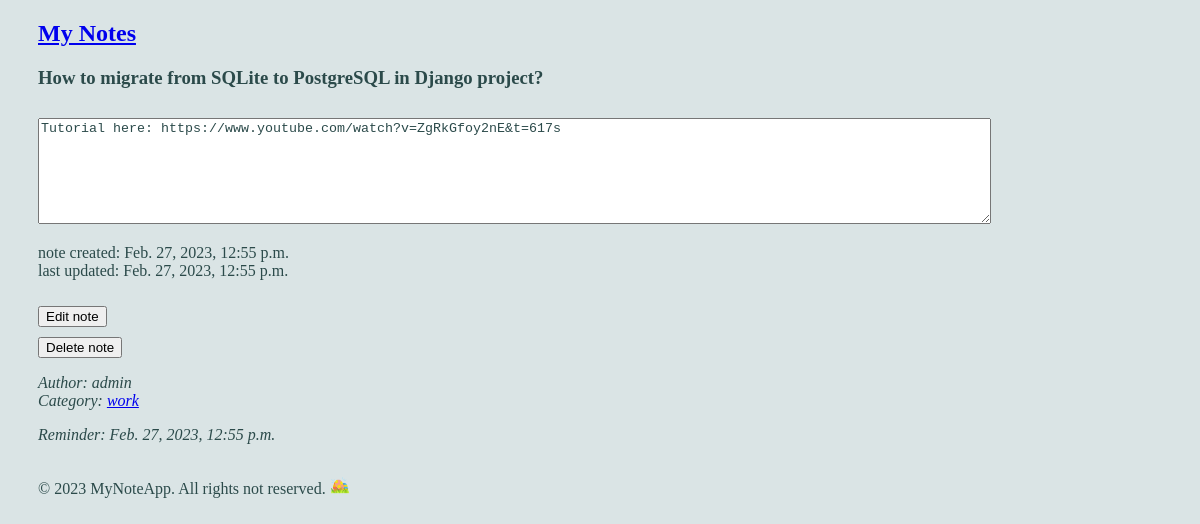
The page /note_4/ on the database as committed earlier.
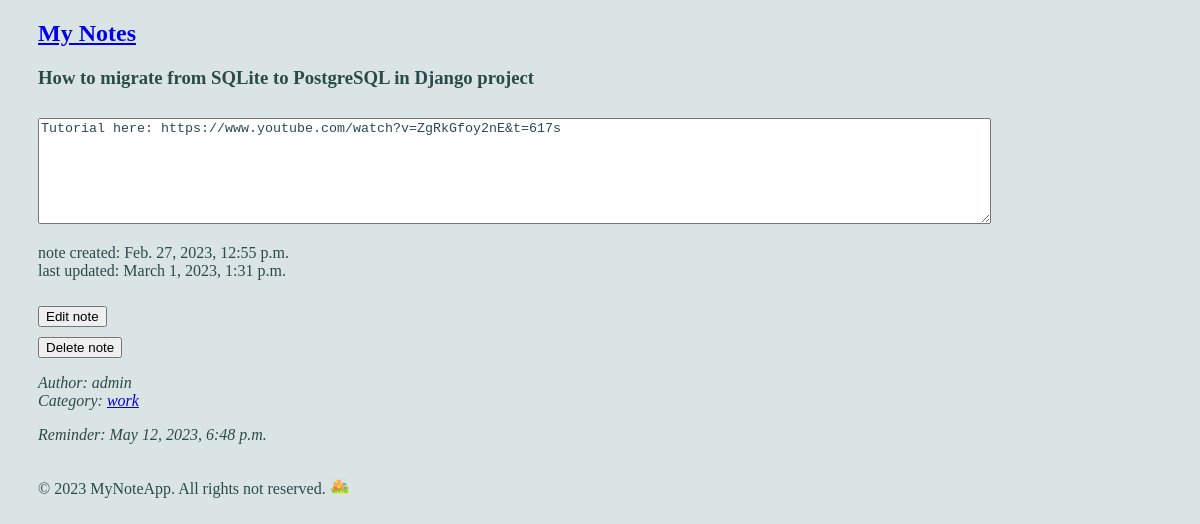
The same page on the database as committed later.
### notes/models.py (models this page shows, shortened)
class Note(models.Model):
    title = models.CharField(max_length=200)
    text = models.TextField()
    created_date = models.DateTimeField(auto_now_add=True)
    upd_date = models.DateTimeField(auto_now=True)
    reminder = models.DateTimeField(null=True, blank=True)
    author = models.ForeignKey(User, on_delete=models.CASCADE)
    category = models.ForeignKey(Category, on_delete=models.CASCADE, related_name='notes', null=True, blank=True)

class Category(models.Model):
    title = models.CharField(max_length=200)

### notes/views.py (the view)
# urls.py: path('note_<int:note_id>/', views.note_detail, name='note_detail'),
def note_detail(request, note_id):
    note = get_object_or_404(Note, pk=note_id)
    return render(request, 'notes/note_detail.html', {'note': note})

### notes/templates/notes/note_detail.html (shortened to what this page needs)
{% extends 'base.html' %}
{% block content %}
    <h3>{{ note.title }}</h3>
    <label for="note_text">
        <textarea id="note_text" name="note_text" rows="10" cols="50" readonly>{{ note.text }}</textarea>
    </label>
    <p>
        note created: {{ note.created_date }}<br>
        last updated: {{ note.upd_date }}<br>
    </p>
    <a href="{% url 'notes:edit_note' note.id %}">
        <button type="button" class="btn btn-outline-danger btn-with-margin">Edit note</button>
    </a><br>
    <a href="{% url 'notes:delete_note' note.id %}">
        <button type="button" class="btn btn-outline-danger btn-with-margin">Delete note</button>
    </a>
    <p style="font-style: italic ">
        Author: {{ note.author.username}}<br>
        {% if note.category != None %}
            Category: <a href="{% url 'notes:category_detail' note.category_id %}">{{ note.category.title.lower }}</a>
        {% else %}
            No category
        {% endif %}
    </p>
    <p style="font-style: italic ">
        {% if note.reminder != None %}
            Reminder: {{ note.reminder }}
        {% endif %}
    </p>
{% endblock %}

Rows that differ between the two databases and show on the page:
changed Note "Tutorial here: https://www.youtube.com/watch?v=ZgRkGfoy2nE&t=617s": title "How to migrate from SQLite to PostgreSQL in Django project?" → "How to migrate from SQLite to PostgreSQL in Django project"; upd_date "Feb. 27, 2023, 12:55 p.m." → "March 1, 2023, 1:31 p.m."; reminder "Feb. 27, 2023, 12:55 p.m." → "May 12, 2023, 6:48 p.m."
